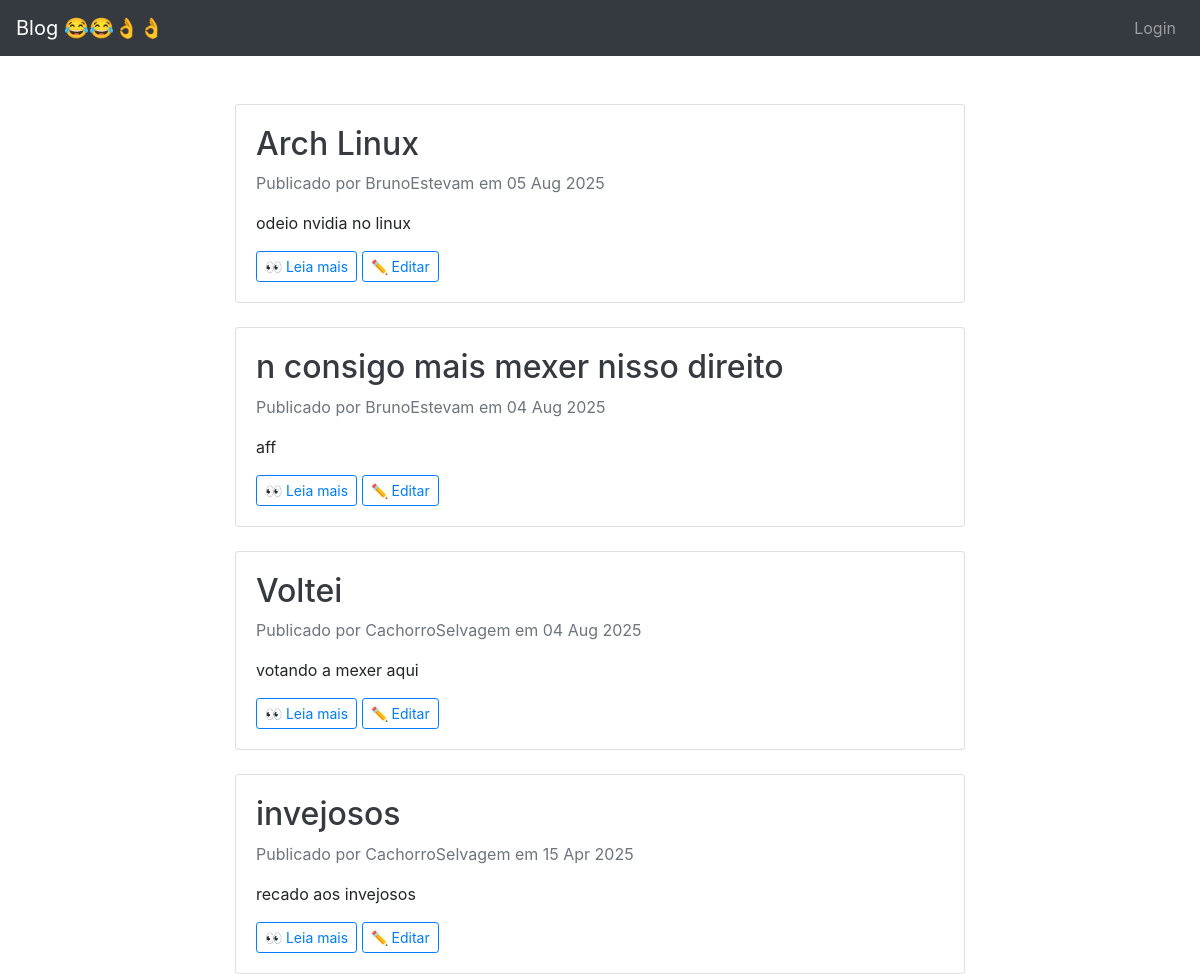
/ (upper part), run on an earlier commit of the app's database.
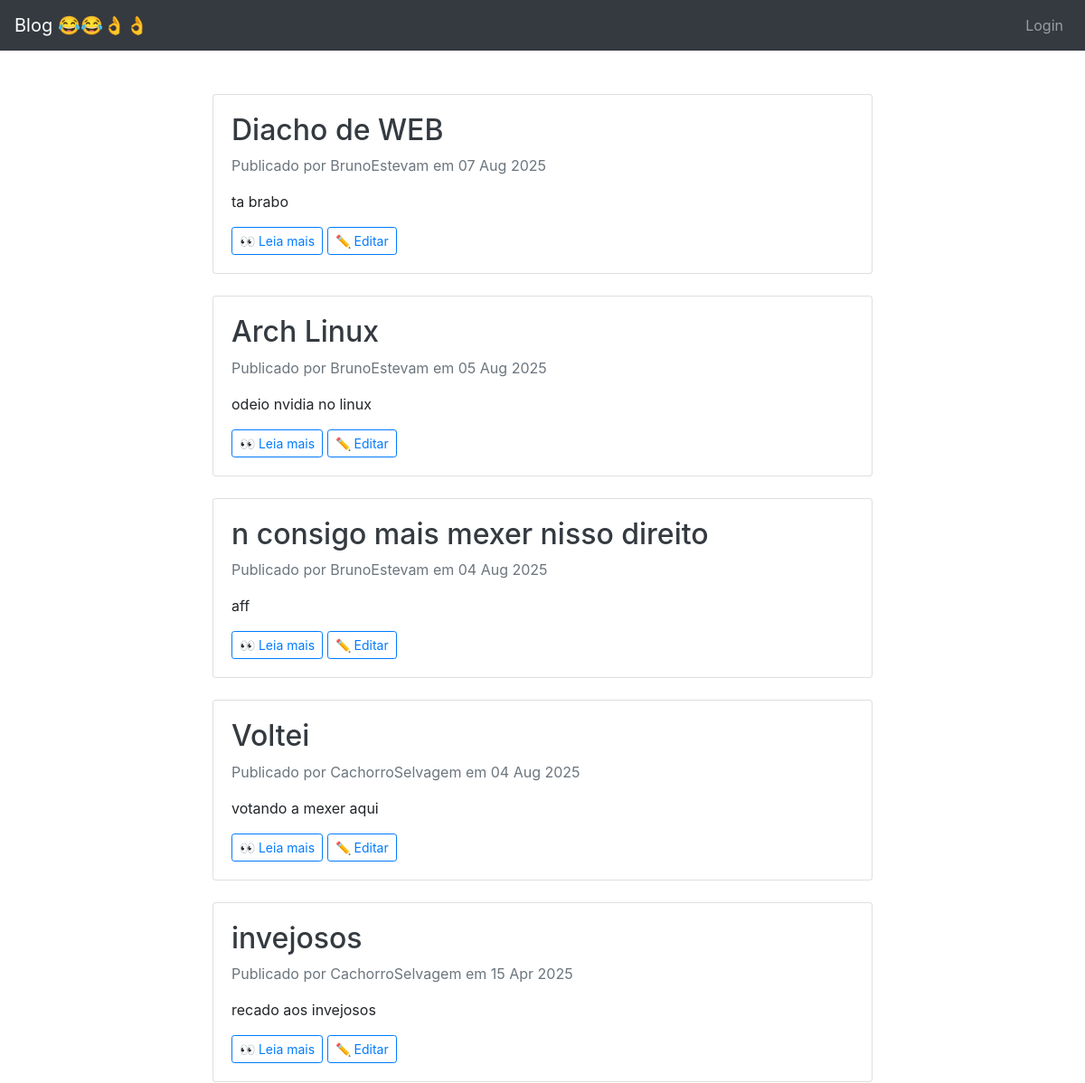
And on a later commit of the database.
### blog/models.py (models this page shows, shortened)
class Post(models.Model):
    class NewManager(models.Manager):
        def get_queryset(self):
            return super().get_queryset().filter(status='published')
    options = (
        ('draft', 'Draft'),
        ('published', 'Published'),
    )
    title = models.CharField(max_length=200)
    excerpt = models.TextField(null=True)
    slug = models.SlugField(max_length=255, unique=True, blank=True)
    publish = models.DateTimeField(default=timezone.now)
    author = models.ForeignKey(User, on_delete=models.CASCADE, related_name='blog_posts')
    content = models.TextField()
    status = models.CharField(max_length=10, choices=options, default='draft')
    objects = models.Manager()
    newmanager = NewManager()
    likes = models.ManyToManyField(User, related_name='post_likes', blank=True)
    dislikes = models.ManyToManyField(User, related_name='post_dislikes', blank=True)
    image = models.ImageField(upload_to='post_images/', blank=True, null=True)
    def get_absolute_url(self):
        return reverse('blog:post_single', args=[self.slug])
    class Meta:
        ordering = ('-publish',)

### blog/views.py (the view)
# urls.py: path('', views.home, name='homepage'),
def home(request):
    all_posts = Post.objects.filter(status='published').order_by('-publish')
    return render(request, 'index.html', {'posts': all_posts})

### blog/templates/index.html (shortened to what this page needs)
{% extends "base.html" %}
{% block content %}
<div class="container">
    <div class="row justify-content-md-center">
        <div class="col-md-8 pt-5">
            {% for post in posts %}
            <div class="card mb-4">
                <div class="card-body">
                    <h2>
                        <a class="text-dark text-decoration-none" href="{{ post.get_absolute_url }}">
                            {{ post.title }}
                        </a>
                    </h2>
                    <p class="text-muted">Publicado por {{ post.author }} em {{ post.publish|date:"d M Y" }}</p>
                    <p>{{ post.excerpt }}</p>
                    <a href="{{ post.get_absolute_url }}" class="btn btn-outline-primary btn-sm">👀 Leia mais</a>
                    <a href="{% url 'blog:edit_post' post.slug %}" class="btn btn-outline-primary btn-sm">✏️ Editar</a>
                </div>
            </div>
            {% empty %}
            <p class="text-muted text-center">Nenhum post publicado ainda.</p>
            {% endfor %}
        </div>
    </div>
</div>
{% endblock %}

What changed in the data, as far as the page shows it:
added Post: title "Diacho de WEB", author "BrunoEstevam", publish "07 Aug 2025", excerpt "ta brabo"
